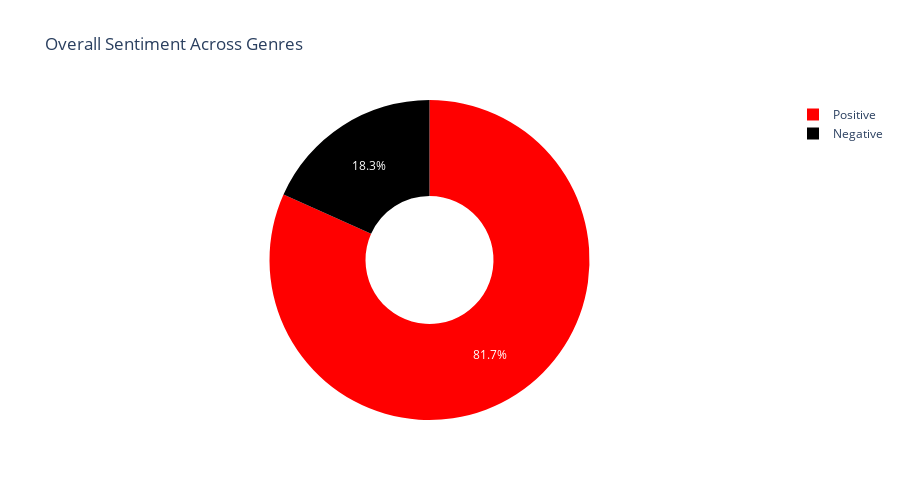

Here is the notebook cell this chart was saved with:
### Markdown cell above
# Sentiment Analysis

### Code cell
px.pie(
    df_sentiments, 
    values = 'Count', 
    names= ['Positive', 'Negative'],
    height=500, 
    hole = 0.4, 
    color_discrete_sequence=["red", "black"],  
    title=f'Overall Sentiment Across Genres'
    )

### Figure 1 — Plotly figure (JSON) as saved in the notebook; plotly's stock layout.template omitted (floating-point values rounded to 4 significant figures)
{"data": [{"domain": {"x": [0, 1], "y": [0, 1]}, "hole": 0.4, "hovertemplate": "label=%{label}<br>Count=%{value}<extra></extra>", "labels": ["Positive", "Negative"], "legendgroup": "", "name": "", "showlegend": true, "type": "pie", "values": [67, 15]}], "layout": {"height": 500, "legend": {"tracegroupgap": 0}, "piecolorway": ["red", "black"], "title": {"text": "Overall Sentiment Across Genres"}}}
